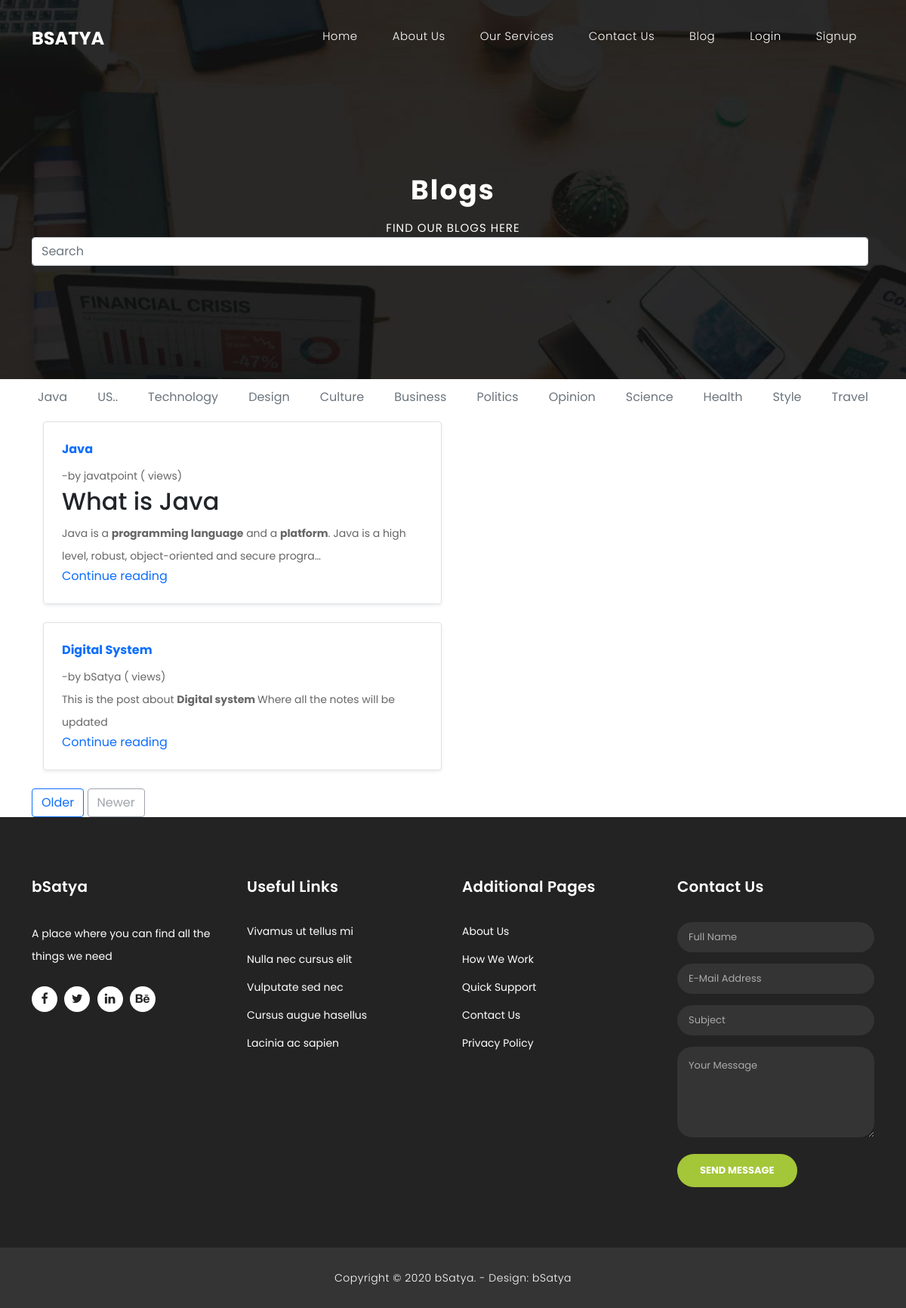
Screenshot of /blog/ with the database file from the repository.
### blog/models.py (models this page shows, shortened)
class Post(models.Model):
    sno = models.AutoField(primary_key=True)
    title = models.CharField(max_length=1000)
    content = models.TextField(blank=True, null=True)
    author = models.CharField(max_length=255)
    slug = models.CharField(max_length=255)
    timeStamp = models.DateTimeField(blank=True)

### blog/views.py (the view)
# urls.py: path('', views.blog, name='blog'),
def blog(request):
    return render(request, './blog/index.html',content)

### templates/blog/index.html (shortened to what this page needs)
{% extends '../base.html' %}
{% block page-content %}
    <div class="page-heading header-text">
      <div class="container">
        <div class="row">
          <div class="col-md-12">
            <h1>Blogs</h1>
            <span>Find our blogs here</span>
          </div>
                <div class="container">
               <form class="d-flex" method="GET" action="{% url 'search'%}">
                    <input class="form-control me-2" type="search" placeholder="Search" aria-label="Search" name="query"
                        id="query" />
                </form>
                </div>
        </div>
      </div>
    </div>
{% endblock page-content %}
{% block body %}
  </head>
  <body>
<div class="container">
  <div class="nav-scroller py-1 mb-2">
    <nav class="nav d-flex justify-content-between">
      <a class="p-2 link-secondary" href="#">Java</a>
      <a class="p-2 link-secondary" href="#">US..</a>
      <a class="p-2 link-secondary" href="#">Technology</a>
      <a class="p-2 link-secondary" href="#">Design</a>
      <a class="p-2 link-secondary" href="#">Culture</a>
      <a class="p-2 link-secondary" href="#">Business</a>
      <a class="p-2 link-secondary" href="#">Politics</a>
      <a class="p-2 link-secondary" href="#">Opinion</a>
      <a class="p-2 link-secondary" href="#">Science</a>
      <a class="p-2 link-secondary" href="#">Health</a>
      <a class="p-2 link-secondary" href="#">Style</a>
      <a class="p-2 link-secondary" href="#">Travel</a>
    </nav>
  </div>
</div>
<main class="container">
{% for post in allPosts %}
    <div class="col-md-6">
      <div class="row g-0 border rounded overflow-hidden flex-md-row mb-4 shadow-sm h-md-250 position-relative">
        <div class="col p-4 d-flex flex-column position-static">
          <strong class="d-inline-block mb-2 text-primary">{{post.title}}</strong><p>-by {{post.author}} ({{post.views}} views) </p>
          <p class="card-text mb-auto">{{post.content |safe |truncatechars:200}}</p>
          <a href="/blog/{{post.slug}}" class="stretched-link">Continue reading</a>
        </div>
      </div>
    </div>
    {% endfor %}
      <nav class="blog-pagination" aria-label="Pagination">
        <a class="btn btn-outline-primary" href="#">Older</a>
        <a class="btn btn-outline-secondary disabled" href="#" tabindex="-1" aria-disabled="true">Newer</a>
      </nav>
</main>
{% endblock body %}

### static/assets/css/templatemo-finance-business.css (style rules this page uses)
body { font-family: 'Poppins', sans-serif; overflow-x: hidden; text-rendering: optimizeLegibility; -webkit-font-smoothing: antialiased; -moz-osx-font-smoothing: grayscale; }
p { margin-bottom: 0px; font-size: 14px; color: #666666; line-height: 30px; }
a { text-decoration: none!important; }
h1,h2,h3,h4,h5,h6 { margin: 0px; }
*, *:before, *:after { -webkit-box-sizing: border-box; box-sizing: border-box; -webkit-font-smoothing: antialiased; -moz-osx-font-smoothing: grayscale; }
.page-heading { text-align: center; background-image: url(../images/page-heading-bg.jpg); background-position: center center; background-repeat: no-repeat; background-size: cover; padding: 230px 0px 150px 0px; color: #fff; }
.page-heading h1 { text-transform: capitalize; font-size: 36px; font-weight: 700; letter-spacing: 2px; margin-bottom: 18px; }
.page-heading span { font-size: 15px; text-transform: uppercase; letter-spacing: 1px; color: #fff; display: block; }

### rows the page displays
Post: title "Java", author "javatpoint", content "What is Java Java is a programming language and a platform . Java is a high level, robust, object-oriented and secure progra…"
Post: title "Digital System", author "bSatya", content "This is the post about Digital system Where all the notes will be updated"
